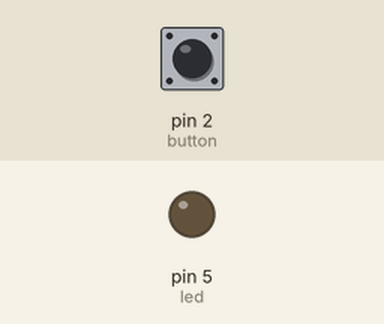
The sketch below on a simulated Arduino Uno, built with avr-gcc and run on an emulated ATmega328P. Parts: output pins drawn as LEDs (lit = HIGH). Inputs (shaded band) come from the test bench; at power-on: pin 2 (button) LOW.

Above: at 1.2 s.
1.3 s: pin 2 (button) pulled HIGH for 0.15 s
At 1.37 s:
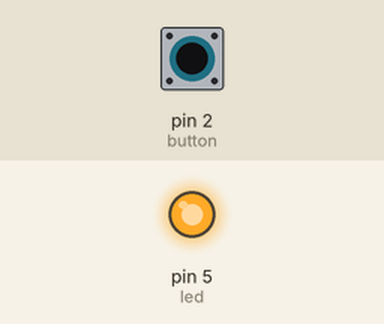
2.9 s: pin 2 (button) pulled HIGH for 3.2 s
At 6.6 s:
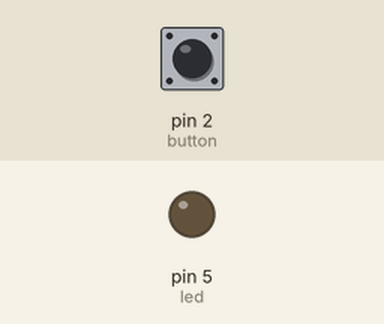
Timing chart, 0 to 8.1 s (numbered marks = the images above; inputs shaded):
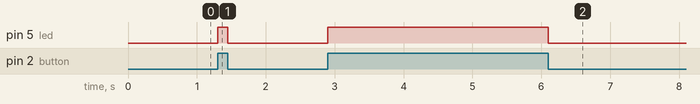

Measured:
- after the input at 1.3 s, pin 5 (led): LOW → HIGH at once, → LOW 0.15 s later
- after the input at 2.9 s, pin 5 (led): LOW → HIGH at once, → LOW 3.2 s later

The sketch:

ButtonLedStatus.ino
```cpp
byte button=2;
byte led=5;

void setup() {
  // put your setup code here, to run once:
  pinMode(button, INPUT);
  pinMode(led, OUTPUT);
}

void loop() {
  // put your main code here, to run repeatedly:
  bool btnStatus;
  btnStatus=digitalRead(button);
  digitalWrite(led, btnStatus);

}
```
